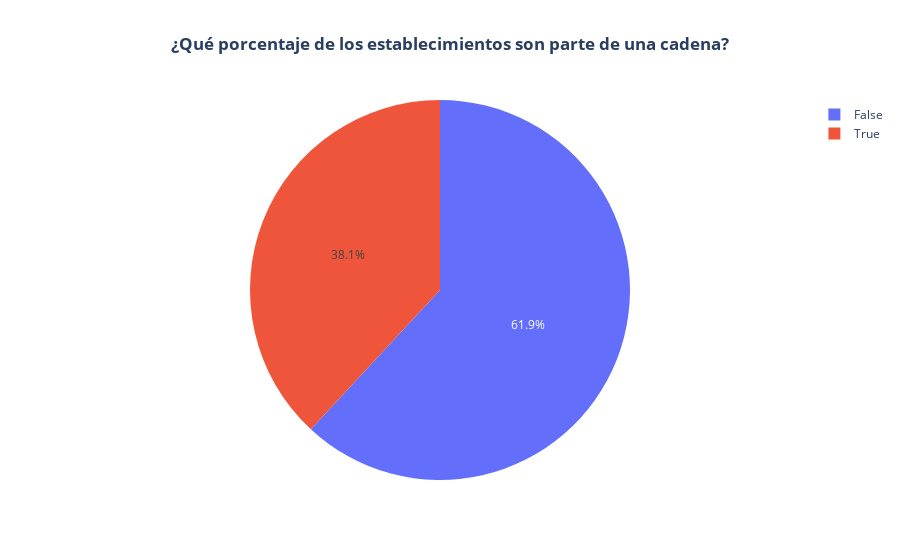

The cell this chart's notebook holds for it:
### Code cell
# Crear gráfico circular

fig = go.Figure(data=[go.Pie(labels=data_cadena["chain"], values=data_cadena["id"])]) 
fig.update_layout(title_text='<b>¿Qué porcentaje de los establecimientos son parte de una cadena?</b>', title_x=0.5)
fig.show()

### Figure 1 — Plotly figure (JSON) as saved in the notebook; plotly's stock layout.template omitted (floating-point values rounded to 4 significant figures)
{"data": [{"labels": ["False", "True"], "type": "pie", "values": [5972, 3676]}], "layout": {"title": {"text": "<b>¿Qué porcentaje de los establecimientos son parte de una cadena?</b>", "x": 0.5}}}
